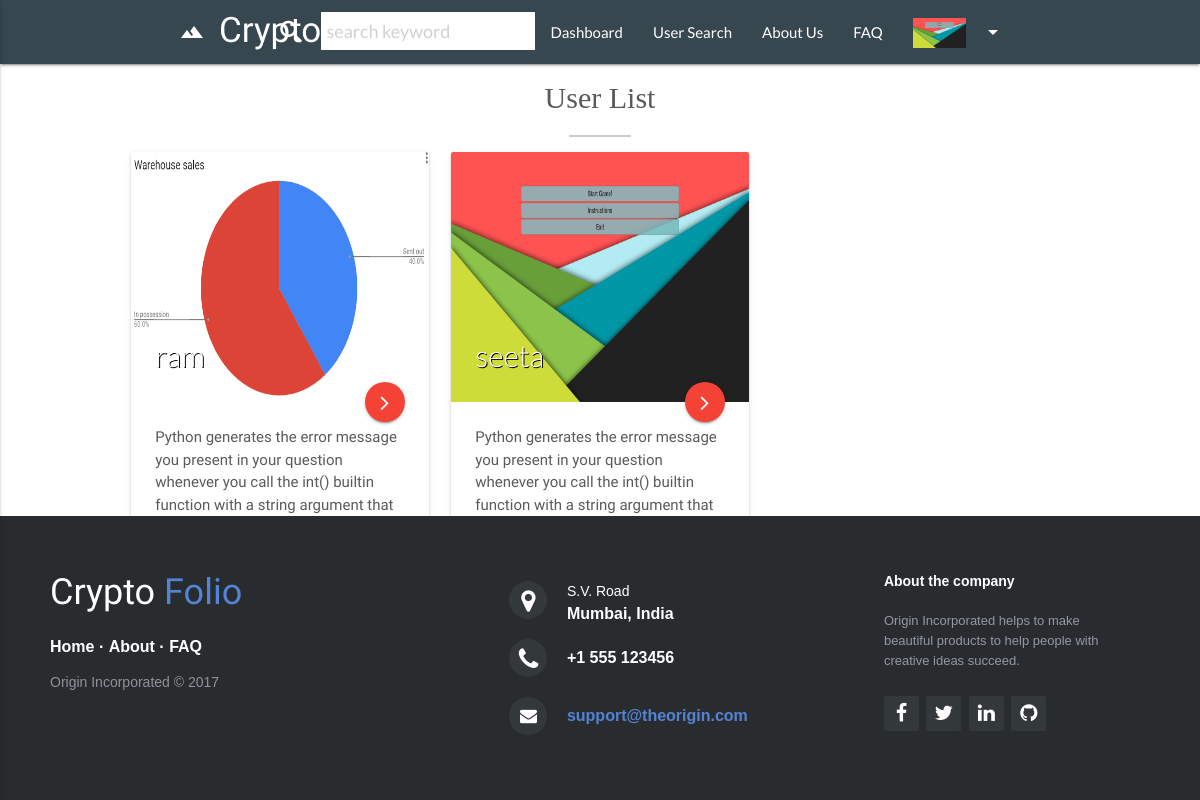
Page /friends/ (signed in) on the committed database.
### authen/models.py (models this page shows, shortened)
class Profile(models.Model):
    user = models.OneToOneField(User, on_delete=models.CASCADE)
    description1 = models.IntegerField(default=0, blank=True, null=True)
    description2 = models.IntegerField(default=0, blank=True, null=True)
    description3 = models.IntegerField(default=0, blank=True, null=True)
    cryptoname = models.CharField(max_length=500, blank=True, null=True)
    email = models.EmailField(unique=True)
    bio = models.CharField(max_length=500, blank=True, null=True)
    profile_pic = models.ImageField(
        default='media/mainpage4.jpg', blank=True, null=True)
    confirmhash = models.CharField(max_length=100, blank=True, null=True)

### TMS/views.py (the view)
# urls.py: url(r'^friends/(?P<p>[\w]+)', views.friendprofile),
def friends(request):
     if request.user.is_authenticated:
        pro = Profile.objects.all()
        pr = Profile.objects.get(user=request.user)
        return render(request, 'friends.html', {'profile': pr, 'list':pro})

### templates/friends.html (shortened to what this page needs)
{% extends 'navbar.html' %} {% load static %} {% block content %}
<link rel="stylesheet" href="http://maxcdn.bootstrapcdn.com/font-awesome/4.2.0/css/font-awesome.min.css">
<link rel="stylesheet" href="{% static 'authen/css/style.css' %}">
<link rel="stylesheet" href="{% static 'authen/css/footer-distributed-with-address-and-phones.css' %}">
<h4 style="font-family: 'Playfair Display', serif;  text-transform: capitalize; font-size: 2em;" class="center-align" id="Public-Profile-Header">User list</h4><hr style="width:5%; border: 1px solid #ccc;"/>
<div class="row" style="width:80%">
    {% for p in list %}
    <div class="col s12  col m6 col l4  gallery_image ">
        <div class="card">
            <div class="card-image">
                {% if p.profile_pic %}
                <img width="400" height="250" src="{{p.profile_pic.url}}">
                {% else %}
                <img width="400" height="250" src="">
                {% endif %}
                <span class="card-title" style="text-shadow: 1px 1px #000; font-size: 2em">{{p.user.username}}</span>
                <a href="/friends/{{p.user.username}}/" class="btn-floating halfway-fab waves-effect waves-light red">
                    <i class="fa fa-angle-right" aria-hidden="true"></i>
                </a>
            </div>
            <div class="card-content">
                <p id="details" style="font-family: 'Manuale', serif; ">{{p.bio|slice:"0:150"}}...</p>
            </div>
            <div class="card-action">
                <div style="font-family: 'Manuale', serif; text-align:justify;color: #1a237e""> {{p.email}}</div>
            </div>
        </div>
    </div>
    {% endfor %}
</div>
{% endblock content %}

### templates/navbar.html (shortened to what this page needs)
<!DOCTYPE html>
<html lang="en">
{% load static %}
<head>
    <link rel="stylesheet" href="{% static 'src/public/css/libs/sweetalert.css' %}">
    <link rel="stylesheet" href="{% static 'src/public/css/app.css' %}">
    <link rel="stylesheet" href="{% static 'src/public/css/navigation.css' %}">
    <link rel="stylesheet" href="{% static 'src/public/css/libs/typeahead.css' %}">
    <link rel="stylesheet" href="{% static 'src/public/css/lity.css' %}">
    <link rel="stylesheet" href="http://maxcdn.bootstrapcdn.com/font-awesome/4.2.0/css/font-awesome.min.css">
    <link rel="stylesheet" href="https://cdnjs.cloudflare.com/ajax/libs/animate.css/3.5.2/animate.min.css">
    <link type="text/css" rel="stylesheet" href="{% static 'authen/css/materialize.min.css' %}" media="screen,projection" />
    <link rel="stylesheet" href="{% static 'authen/css/font-awesome.min.css' %}">
    <link rel="stylesheet" href="{% static 'explore/css/footer-distributed-with-address-and-phones.css' %}">
    <link rel="stylesheet" href="http://maxcdn.bootstrapcdn.com/font-awesome/4.2.0/css/font-awesome.min.css">
</head>
<body>
    <nav class="nav-extended">
        <div class="nav-wrapper blue-grey darken-3">
            <div class="container">
                <a href="/home/" class="brand-logo"><i class="large material-icons">landscape</i><span id="logo1">Crypto</span><span id="logo2">Folio</span></a>
                <ul class="right hide-on-med-and-down">
                     {% if profile  %}
                      <li>
                   <div class="searcher" style="margin-bottom: -12px;">
                      <div class="col s12 " >
                        <div class="" id="topbarsearch">
                          <div class="input-field col s6 s12 black-text" >
                            <i class="white-text material-icons prefix">search</i>
                            <input type="text" placeholder="search keyword" id="autocomplete-input" class="autocomplete black-text" style="background-color: white;padding-left: 5px;" >
                            </div>
                          </div>
                        </div>
                      </div>
                  </li>
                     <li><a href="/dashboard/home/">Dashboard</a></li>
                      <li><a href="/friends/">User Search</a></li>
                      {% endif %}
                    <li><a href="/about/">About Us</a></li>
                    <li><a href="/faq/">FAQ</a></li>
                    {% if profile  %}
                        {% if profile.profile_pic %}
                        <li id="profilepic"><a class="dropdown-button" href="#!" data-activates="dropdown1" data-beloworigin="true"><img style = " height : 30px; margin-bottom: -10px;" src="{{ profile.profile_pic.url }}"><i class="material-icons right">arrow_drop_down</i></a></li>
                        {% endif %}
                    {% else %}
                        <li><a href="/authen/login/">Log In</a></li>
                        <li><a href="/authen/register/">Sign Up</a></li>
                    {% endif %}
                </ul>
        <a href="#" data-activates="slide-out" class="button-collapse"><i class="material-icons">menu</i></a>      </div>
        </div>
    </nav>
    {% block content %} {% endblock content %}
    <footer class="footer-distributed">
        <div class="footer-left">
            <h3>Crypto
                <span>Folio</span>
            </h3>
            <p class="footer-links">
                <a href="/home/">Home</a> ·
                <a href="/about/">About</a> ·
                <a href="/faq/">FAQ</a>
            </p>
            <p class="footer-company-name">Origin Incorporated &copy; 2017</p>
        </div>
        <div class="footer-center">
            <div>
                <i class="fa fa-map-marker"></i>
                <p>
                    <span>S.V. Road</span> Mumbai, India</p>
            </div>
            <div>
                <i class="fa fa-phone"></i>
                <p>+1 555 123456</p>
            </div>
            <div>
                <i class="fa fa-envelope"></i>
                <p>
                    <a href="mailto:support@company.com">support@theorigin.com</a>
                </p>
            </div>
        </div>
        <div class="footer-right">
            <p class="footer-company-about">
                <span>About the company</span> Origin Incorporated helps to make beautiful products to help people with creative
                ideas succeed.
            </p>
            <div class="footer-icons">
                <a href="#">
                    <i class="fa fa-facebook"></i>
                </a>
                <a href="#">
                    <i class="fa fa-twitter"></i>
                </a>
                <a href="#">
                    <i class="fa fa-linkedin"></i>
                </a>
                <a href="#">
                    <i class="fa fa-github"></i>
                </a>
            </div>
        </div>
    </footer>
</body>
</html>

### explore/static/src/public/css/app.css (style rules this page uses)
body, html { font-family: 'Lato', sans-serif; text-rendering: optimizeLegibility !important; -webkit-font-smoothing: antialiased !important; color: #5a5a5a; }
a { text-decoration: none; color: #ccc; }
ul, ol { padding: 0; webkit-padding: 0; moz-padding: 0; }
img { max-width: 100%; }
.gallery_image { margin-bottom: 1em; }
input[type=text] { padding: 8px; }
#Public-Profile-Header { text-transform: uppercase; }

### explore/static/src/public/css/libs/typeahead.css (style rules this page uses)
button,input,optgroup,select,textarea { color:inherit;font:inherit;margin:0 }
input { line-height:normal }

### explore/static/explore/css/footer-distributed-with-address-and-phones.css (style rules this page uses)
.footer-distributed { background-color: #292c2f; box-shadow: 0 1px 1px 0 rgba(0, 0, 0, 0.12); box-sizing: border-box; width: 100%; text-align: left; font: bold 16px sans-serif; padding: 55px 50px; margin-top: 80px; }
.footer-distributed .footer-left, .footer-distributed .footer-center, .footer-distributed .footer-right { display: inline-block; vertical-align: top; }
.footer-distributed .footer-left { width: 40%; }
.footer-distributed h3 { color: #ffffff; font: normal 36px 'Cookie', cursive; margin: 0; }
.footer-distributed h3 span { color: #5383d3; }
.footer-distributed .footer-links { color: #ffffff; margin: 20px 0 12px; padding: 0; }
.footer-distributed .footer-links a { display:inline-block; line-height: 1.8; text-decoration: none; color: inherit; }
.footer-distributed .footer-company-name { color: #8f9296; font-size: 14px; font-weight: normal; margin: 0; }
.footer-distributed .footer-center { width: 35%; }
.footer-distributed .footer-center i { background-color: #33383b; color: #ffffff; font-size: 25px; width: 38px; height: 38px; border-radius: 50%; text-align: center; line-height: 42px; margin: 10px 15px; vertical-align: middle; }
.footer-distributed .footer-center i.fa-envelope { font-size: 17px; line-height: 38px; }
.footer-distributed .footer-center p { display: inline-block; color: #ffffff; vertical-align: middle; margin:0; }
.footer-distributed .footer-center p span { display:block; font-weight: normal; font-size:14px; line-height:2; }
.footer-distributed .footer-center p a { color: #5383d3; text-decoration: none;; }
.footer-distributed .footer-right { width: 20%; }
.footer-distributed .footer-company-about { line-height: 20px; color: #92999f; font-size: 13px; font-weight: normal; margin: 0; }
.footer-distributed .footer-company-about span { display: block; color: #ffffff; font-size: 14px; font-weight: bold; margin-bottom: 20px; }
.footer-distributed .footer-icons { margin-top: 25px; }
.footer-distributed .footer-icons a { display: inline-block; width: 35px; height: 35px; cursor: pointer; background-color: #33383b; border-radius: 2px; font-size: 20px; color: #ffffff; text-align: center; line-height: 35px; margin-right: 3px; margin-bottom: 5px; }

### authen/static/authen/css/style.css (style rules this page uses)
body { display: flex; flex-direction: column; }
#logo1 { color: #ffffff; font: normal 35px 'Cookie', cursive; }
#logo2 { color: #5383d3; font:normal 35px 'Cookie', cursive; }
.brand-logo { font-size: 1.7em !important; }
.footer-distributed { margin: 0 !important; }

### templates/friends.html (style rules this page uses)
.footer-distributed { position:fixed; bottom:0; }

### templates/navbar.html (style rules this page uses)
body { display: flex; min-height: 100vh; flex-direction: column; }

### rows in the picture
Profile: profile_pic (picture), user.username "seeta", bio "Python generates the error message you present in your question whenever you call the int() builtin function with a string argument that…"
Profile: profile_pic (picture), user.username "ram", bio "Python generates the error message you present in your question whenever you call the int() builtin function with a string argument that…"
